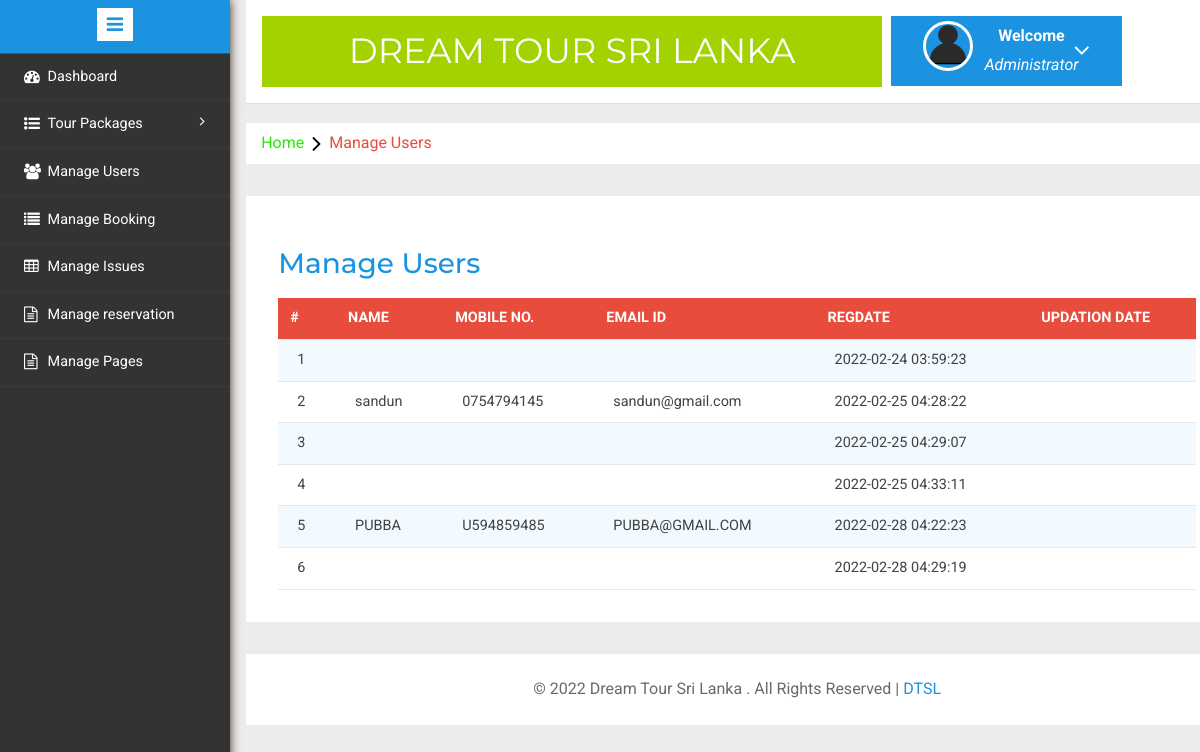
The page /admin/manage-users.php (signed in) on the database its author committed.
### tables this page shows
CREATE TABLE `tblusers` (
  `id` int(11) NOT NULL,
  `FullName` varchar(100) DEFAULT NULL,
  `MobileNumber` char(10) DEFAULT NULL,
  `EmailId` varchar(70) DEFAULT NULL,
  `Password` varchar(100) DEFAULT NULL,
  `RegDate` timestamp NULL DEFAULT current_timestamp(),
  `UpdationDate` timestamp NULL DEFAULT NULL ON UPDATE current_timestamp()
);

### admin/manage-users.php (the view, shortened to what this page needs)
<?php
include('includes/config.php');
if(strlen($_SESSION['alogin'])==0)
	{
header('location:index.php');
}
else{
	?>
<!DOCTYPE HTML>
<html>
<head>
<link href="css/bootstrap.min.css" rel='stylesheet' type='text/css' />
<link href="css/style.css" rel='stylesheet' type='text/css' />
<link rel="stylesheet" href="css/morris.css" type="text/css"/>
<link href="css/font-awesome.css" rel="stylesheet">
<link rel="stylesheet" type="text/css" href="css/table-style.css" />
<link rel="stylesheet" type="text/css" href="css/basictable.css" />
<link rel="stylesheet" href="css/icon-font.min.css" type='text/css' />
</head>
<body>
   <div class="page-container">
<div class="left-content">
	   <div class="mother-grid-inner">
				<?php include('includes/header.php');?>
				</div>
<ol class="breadcrumb">
                <li class="breadcrumb-item"><a href="index.html">Home</a><i class="fa fa-angle-right"></i>Manage Users</li>
            </ol>
<div class="agile-grids">
				<div class="agile-tables">
					<div class="w3l-table-info">
					  <h2>Manage Users</h2>
					    <table id="table">
						<thead>
						  <tr>
						  <th>#</th>
							<th>Name</th>
							<th>Mobile No.</th>
							<th>Email Id</th>
							<th>RegDate </th>
							<th>Updation Date</th>
						  </tr>
						</thead>
						<tbody>
<?php $sql = "SELECT * from tblusers";
$query = $dbh -> prepare($sql);
$query->execute();
$results=$query->fetchAll(PDO::FETCH_OBJ);
$cnt=1;
if($query->rowCount() > 0)
{
foreach($results as $result)
{				?>
						  <tr>
							<td><?php echo htmlentities($cnt);?></td>
							<td><?php echo htmlentities($result->FullName);?></td>
							<td><?php echo htmlentities($result->MobileNumber);?></td>
							<td><?php echo htmlentities($result->EmailId);?></td>
							<td><?php echo htmlentities($result->RegDate);?></td>
							<td><?php echo htmlentities($result->UpdationDate);?></td>
						  </tr>
						 <?php $cnt=$cnt+1;} }?>
						</tbody>
					  </table>
					</div>
			</div>
<?php include('includes/footer.php');?>
</div>
</div>
						<?php include('includes/sidebarmenu.php');?>
							</div>
</body>
</html>
<?php } ?>

### admin/css/table-style.css (style rules this page uses)
table { background: white; border-collapse: collapse; margin: 1.25em 0 0; width: 100%; }
table tr, table th, table td { border: none; border-bottom: 1px solid #e8e8e8; font-size: .95em; }
table th, table td { padding: 10px 12px; text-align: left; }
table th { background: #e74c3c; color: #fff; text-transform: uppercase; }
table tr td { background: #f3faff; color: #424242; }
table tr:nth-of-type(2n+2) td { background: #ffffff; }
table { width: 100%; }

### rows shown on the page
tblusers: RegDate "2022-02-24 03:59:23"
tblusers: FullName "sandun", MobileNumber "0754794145", EmailId "sandun@gmail.com", RegDate "2022-02-25 04:28:22"
tblusers: RegDate "2022-02-25 04:29:07"
tblusers: RegDate "2022-02-25 04:33:11"
tblusers: FullName "PUBBA", MobileNumber "U594859485", EmailId "PUBBA@GMAIL.COM", RegDate "2022-02-28 04:22:23"
tblusers: RegDate "2022-02-28 04:29:19"
